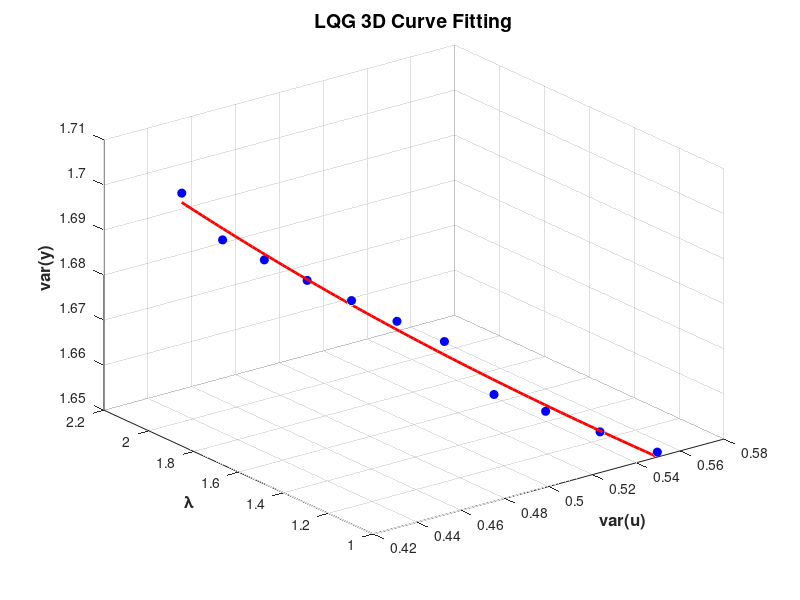

MATLAB code for this plot: (Note: this script raises an error after producing the figure.)
%%
% 区间细化版本 λ：1-2
%%
%%
% Step 1: 加载数据
% x = [0, 0.1, 0.2, 0.3, 0.4, 0.5, 0.6, 0.7, 0.8, 0.9, 1, 1.1,1.2,1.3,1.4,1.5,1.6,1.7,1.8,1.9,2, 3, 4, 5, 6, 7]';%λ
% y = [1.0259, 0.8754, 0.8005, 0.7448, 0.6992, 0.6645, 0.6351, 0.6096, 0.5866,0.5671, 0.5496,...
%     0.5337,0.5191,0.5058,0.4934,0.4820,0.4715,0.4615,0.4522,0.4434,0.4350, 0.3707, 0.3263, 0.2941, 0.2702, 0.2470]';%var(u)
% z = [1.5948, 1.5991, 1.6071, 1.6058, 1.6167, 1.6213, 1.6261, 1.6309, 1.6422,1.6467, 1.6511,...
%     1.6554,1.6596,1.6628,1.6739,1.6776,1.6813,1.6848,1.6883,1.6916,1.7008, 1.7333, 1.7658, 1.8010, 1.8342, 1.8431]';%var(y)
x = [1, 1.1,1.2,1.3,1.4,1.5,1.6,1.7,1.8,1.9,2]';%λ
y = [0.5496,0.5337,0.5191,0.5058,0.4934,0.4820,0.4715,0.4615,0.4522,0.4434,0.4350]';%var(u)
z = [1.6511,1.6554,1.6596,1.6628,1.6739,1.6776,1.6813,1.6848,1.6883,1.6916,1.7008]';%var(y)
% 数据处理
% x = log(1 + x); % 将z中数据取对数
% y = y / 1.0259; % 将y中数据除以1.0259
% z = z / 1.8431; % 将x中数据除以1.8431

% Step 2: 创建一个参数 t
t = (1:length(x))';

% 使用多项式拟合 x(t), y(t), z(t)
dim=3;
p_x = polyfit(t, x, dim);
p_y = polyfit(t, y, dim);
p_z = polyfit(t, z, dim);

% 生成插值点
t_fit = linspace(min(t), max(t), 100);
x_fit = polyval(p_x, t_fit);
y_fit = polyval(p_y, t_fit);
z_fit = polyval(p_z, t_fit);

% Step 3: 绘制结果
%%
% 创建图形窗口
figure;
% 绘制原始数据点
plot3(y, x, z, 'bo', 'MarkerSize', 6, 'MarkerFaceColor', 'b');
hold on;
% 绘制拟合曲线
plot3(y_fit, x_fit, z_fit, 'r-', 'LineWidth', 2);
% 设置轴标签
xlabel('var(u)', 'FontSize', 12, 'FontWeight', 'bold');
ylabel('λ', 'FontSize', 12, 'FontWeight', 'bold');
zlabel('var(y)', 'FontSize', 12, 'FontWeight', 'bold');
% 设置标题
title('LQG 3D Curve Fitting', 'FontSize', 14, 'FontWeight', 'bold');
% 添加网格
grid on;
ax = gca;
ax.GridLineStyle = '--'; % 设置网格线为虚线
ax.GridColor = [0.5, 0.5, 0.5]; % 设置网格线颜色为灰色
ax.GridAlpha = 0.8; % 设置网格线的透明度
% 设置轴范围和比例
axis tight;
axis vis3d;
% 添加图例
legend('原始数据点', '拟合曲线', 'Location', 'best');
% 设置视角
view(3);
% 开启旋转3D图像
rotate3d on;
% 设置背景颜色
set(gcf, 'Color', 'w');
% 保持并关闭
hold off;
%%

% 输出拟合函数的表达式
fprintf('LQG三维曲线的数学表达式:\n');
fprintf('x(t){λ} = %.4f*t^3 + %.4f*t^2 + %.4f*t + %.4f\n', p_x);
fprintf('y(t){u} = %.4f*t^3 + %.4f*t^2 + %.4f*t + %.4f\n', p_y);
fprintf('z(t){y} = %.4f*t^3 + %.4f*t^2 + %.4f*t + %.4f\n', p_z);




